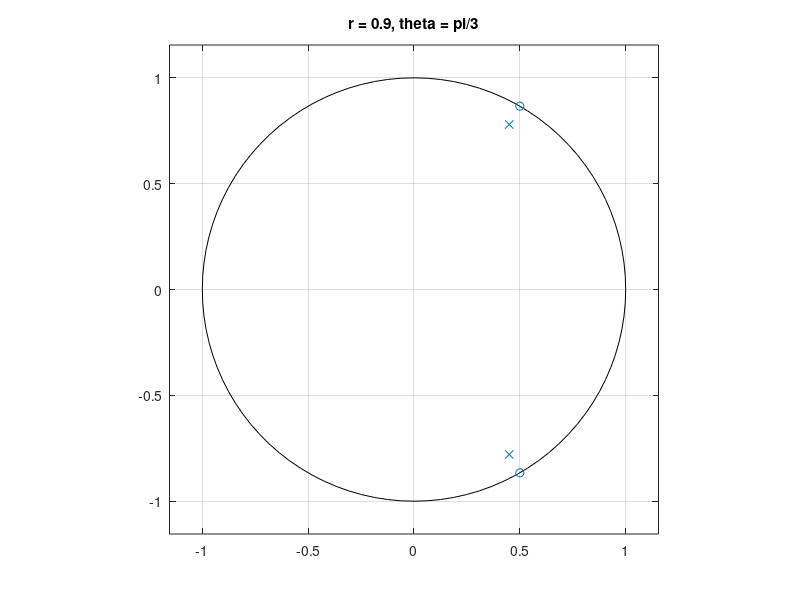
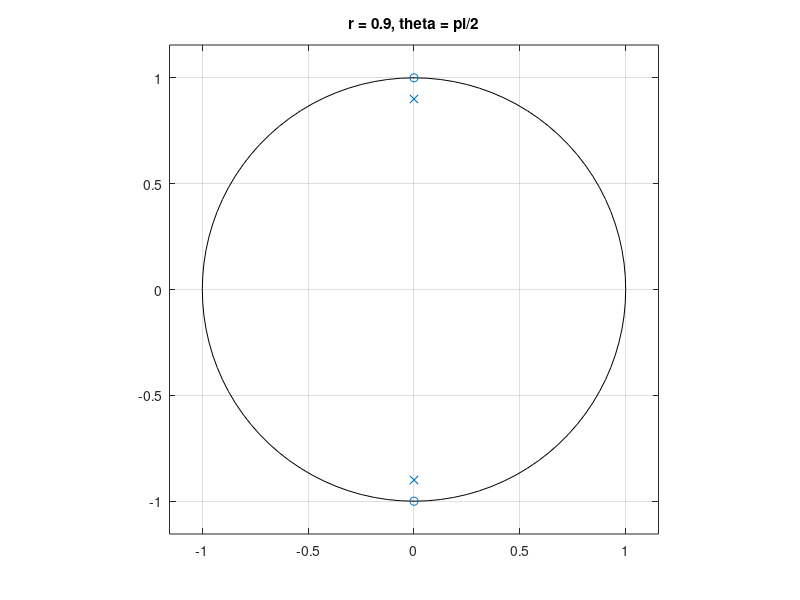
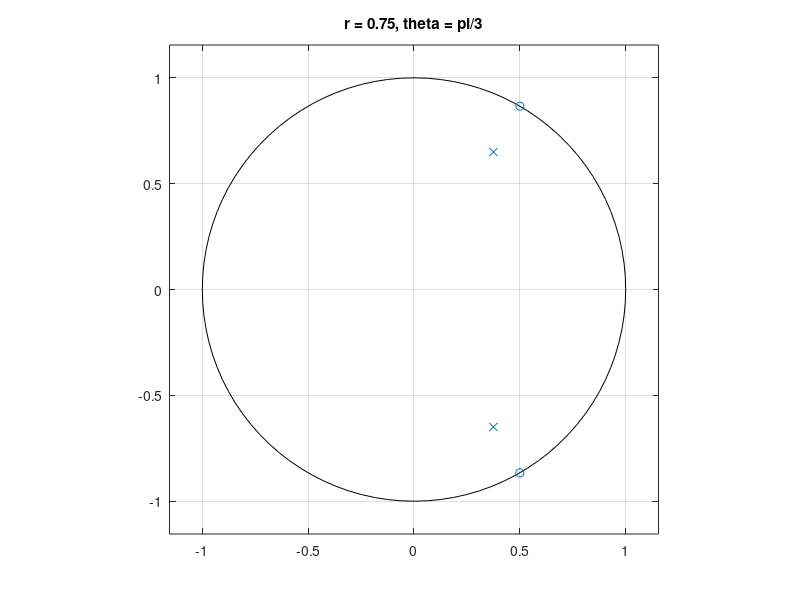
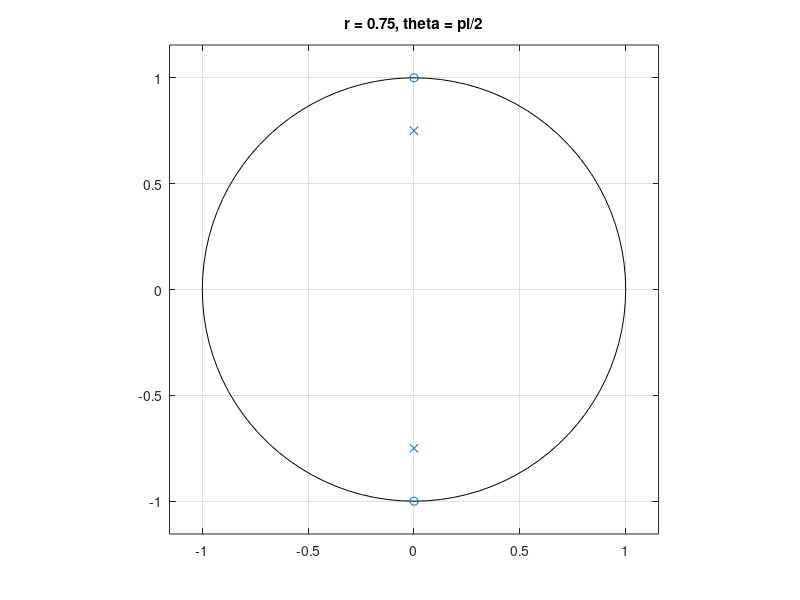

Recreate these plots in MATLAB, in order.
%1st set of values
r = 0.9;
theta = pi/3;
figure;
b = [1, -(2*cos(theta)), 1];
a = [1, -(2*r*cos(theta)), r^2];
zplane(b,a);
title('r = 0.9, theta = pi/3');


%2nd set of values
r = 0.9;
theta = pi/2;
figure;
b = [1, -(2*cos(theta)), 1];
a = [1, -(2*r*cos(theta)), r^2];
zplane(b,a);
title('r = 0.9, theta = pi/2');

%3rd set of values
r = 0.75;
theta = pi/3;
figure;
b = [1, -(2*cos(theta)), 1];
a = [1, -(2*r*cos(theta)), r^2];
zplane(b,a);
title('r = 0.75, theta = pi/3');

%4th set of values
r = 0.75;
theta = pi/2;
figure;
b = [1, -(2*cos(theta)), 1];
a = [1, -(2*r*cos(theta)), r^2];
zplane(b,a);
title('r = 0.75, theta = pi/2');
